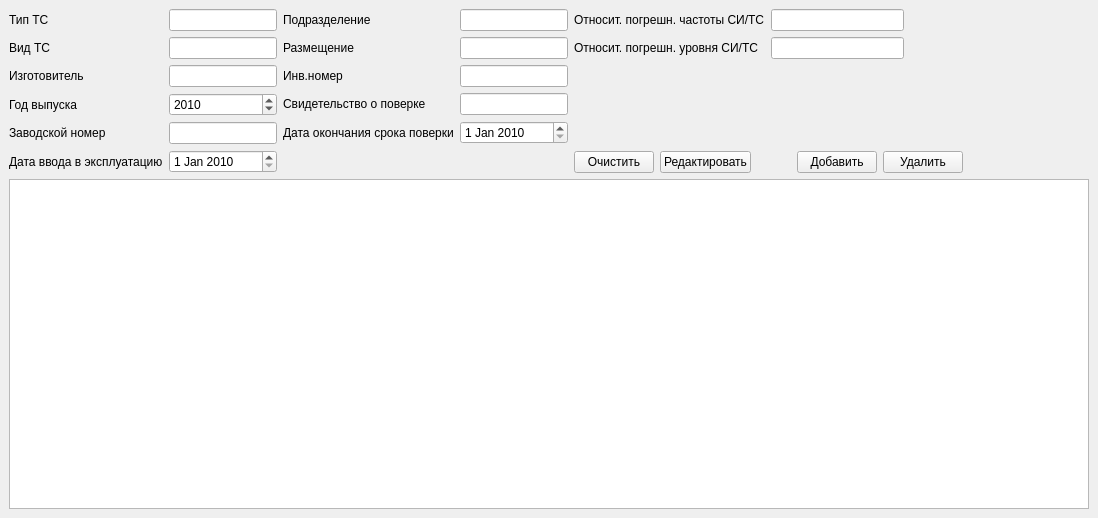
<?xml version="1.0" encoding="UTF-8"?>
<ui version="4.0">
 <class>Equip</class>
 <widget class="QMainWindow" name="Equip">
  <property name="geometry">
   <rect>
    <x>0</x>
    <y>0</y>
    <width>1098</width>
    <height>518</height>
   </rect>
  </property>
  <property name="windowTitle">
   <string>Реестр РКО</string>
  </property>
  <property name="windowIcon">
   <iconset resource="resources.qrc">
    <normaloff>:/res/img/report.png</normaloff>:/res/img/report.png</iconset>
  </property>
  <widget class="QWidget" name="centralwidget">
   <layout class="QVBoxLayout" name="verticalLayout_3">
    <item>
     <layout class="QHBoxLayout" name="horizontalLayout_3">
      <item>
       <layout class="QHBoxLayout" name="horizontalLayout_2">
        <item>
         <layout class="QFormLayout" name="formLayout">
          <property name="sizeConstraint">
           <enum>QLayout::SetDefaultConstraint</enum>
          </property>
          <property name="fieldGrowthPolicy">
           <enum>QFormLayout::AllNonFixedFieldsGrow</enum>
          </property>
          <property name="rowWrapPolicy">
           <enum>QFormLayout::DontWrapRows</enum>
          </property>
          <property name="horizontalSpacing">
           <number>6</number>
          </property>
          <property name="verticalSpacing">
           <number>6</number>
          </property>
          <property name="rightMargin">
           <number>0</number>
          </property>
          <property name="bottomMargin">
           <number>0</number>
          </property>
          <item row="0" column="0">
           <widget class="QLabel" name="label">
            <property name="text">
             <string>Тип ТС</string>
            </property>
           </widget>
          </item>
          <item row="0" column="1">
           <widget class="QLineEdit" name="lineEdit">
            <property name="maximumSize">
             <size>
              <width>133</width>
              <height>16777215</height>
             </size>
            </property>
           </widget>
          </item>
          <item row="1" column="0">
           <widget class="QLabel" name="label_2">
            <property name="text">
             <string>Вид ТС</string>
            </property>
           </widget>
          </item>
          <item row="1" column="1">
           <widget class="QLineEdit" name="lineEdit_2">
            <property name="maximumSize">
             <size>
              <width>133</width>
              <height>16777215</height>
             </size>
            </property>
            <property name="text">
             <string/>
            </property>
           </widget>
          </item>
          <item row="2" column="0">
           <widget class="QLabel" name="label_3">
            <property name="text">
             <string>Изготовитель</string>
            </property>
           </widget>
          </item>
          <item row="2" column="1">
           <widget class="QLineEdit" name="lineEdit_3">
            <property name="maximumSize">
             <size>
              <width>133</width>
              <height>16777215</height>
             </size>
            </property>
            <property name="text">
             <string/>
            </property>
           </widget>
          </item>
          <item row="3" column="0">
           <widget class="QLabel" name="label_4">
            <property name="text">
             <string>Год выпуска</string>
            </property>
           </widget>
          </item>
          <item row="3" column="1">
           <widget class="QDateEdit" name="dateEdit">
            <property name="maximumSize">
             <size>
              <width>133</width>
              <height>16777215</height>
             </size>
            </property>
            <property name="dateTime">
             <datetime>
              <hour>0</hour>
              <minute>0</minute>
              <second>0</second>
              <year>2010</year>
              <month>1</month>
              <day>1</day>
             </datetime>
            </property>
            <property name="displayFormat">
             <string>yyyy</string>
            </property>
            <property name="calendarPopup">
             <bool>false</bool>
            </property>
            <property name="currentSectionIndex">
             <number>0</number>
            </property>
           </widget>
          </item>
          <item row="4" column="0">
           <widget class="QLabel" name="label_5">
            <property name="text">
             <string>Заводской номер</string>
            </property>
           </widget>
          </item>
          <item row="4" column="1">
           <widget class="QLineEdit" name="lineEdit_4">
            <property name="maximumSize">
             <size>
              <width>133</width>
              <height>16777215</height>
             </size>
            </property>
            <property name="text">
             <string/>
            </property>
           </widget>
          </item>
          <item row="5" column="0">
           <widget class="QLabel" name="label_6">
            <property name="text">
             <string>Дата ввода в эксплуатацию</string>
            </property>
           </widget>
          </item>
          <item row="5" column="1">
           <widget class="QDateEdit" name="dateEdit_2">
            <property name="maximumSize">
             <size>
              <width>133</width>
              <height>16777215</height>
             </size>
            </property>
            <property name="dateTime">
             <datetime>
              <hour>0</hour>
              <minute>0</minute>
              <second>0</second>
              <year>2010</year>
              <month>1</month>
              <day>1</day>
             </datetime>
            </property>
           </widget>
          </item>
         </layout>
        </item>
        <item>
         <layout class="QFormLayout" name="formLayout_4">
          <item row="0" column="0">
           <widget class="QLabel" name="label_9">
            <property name="text">
             <string>Подразделение</string>
            </property>
           </widget>
          </item>
          <item row="1" column="0">
           <widget class="QLabel" name="label_8">
            <property name="text">
             <string>Размещение</string>
            </property>
           </widget>
          </item>
          <item row="2" column="0">
           <widget class="QLabel" name="label_7">
            <property name="text">
             <string>Инв.номер</string>
            </property>
           </widget>
          </item>
          <item row="3" column="0">
           <widget class="QLabel" name="label_10">
            <property name="text">
             <string>Свидетельство о поверке</string>
            </property>
           </widget>
          </item>
          <item row="4" column="0">
           <widget class="QLabel" name="label_11">
            <property name="text">
             <string>Дата окончания срока поверки</string>
            </property>
           </widget>
          </item>
          <item row="0" column="1">
           <widget class="QLineEdit" name="lineEdit_5">
            <property name="maximumSize">
             <size>
              <width>133</width>
              <height>16777215</height>
             </size>
            </property>
            <property name="text">
             <string/>
            </property>
           </widget>
          </item>
          <item row="1" column="1">
           <widget class="QLineEdit" name="lineEdit_6">
            <property name="maximumSize">
             <size>
              <width>133</width>
              <height>16777215</height>
             </size>
            </property>
            <property name="text">
             <string/>
            </property>
           </widget>
          </item>
          <item row="2" column="1">
           <widget class="QLineEdit" name="lineEdit_7">
            <property name="maximumSize">
             <size>
              <width>133</width>
              <height>16777215</height>
             </size>
            </property>
            <property name="text">
             <string/>
            </property>
           </widget>
          </item>
          <item row="3" column="1">
           <widget class="QLineEdit" name="lineEdit_8">
            <property name="maximumSize">
             <size>
              <width>133</width>
              <height>16777215</height>
             </size>
            </property>
            <property name="text">
             <string/>
            </property>
           </widget>
          </item>
          <item row="4" column="1">
           <widget class="QDateEdit" name="dateEdit_3">
            <property name="maximumSize">
             <size>
              <width>133</width>
              <height>16777215</height>
             </size>
            </property>
            <property name="dateTime">
             <datetime>
              <hour>0</hour>
              <minute>0</minute>
              <second>0</second>
              <year>2010</year>
              <month>1</month>
              <day>1</day>
             </datetime>
            </property>
           </widget>
          </item>
         </layout>
        </item>
        <item>
         <layout class="QVBoxLayout" name="verticalLayout_2">
          <item>
           <layout class="QFormLayout" name="formLayout_3">
            <item row="0" column="1">
             <widget class="QLineEdit" name="lineEdit_9">
              <property name="maximumSize">
               <size>
                <width>133</width>
                <height>16777215</height>
               </size>
              </property>
              <property name="text">
               <string/>
              </property>
             </widget>
            </item>
            <item row="0" column="0">
             <widget class="QLabel" name="label_12">
              <property name="text">
               <string>Относит. погрешн. частоты СИ/ТС</string>
              </property>
             </widget>
            </item>
            <item row="1" column="1">
             <widget class="QLineEdit" name="lineEdit_10">
              <property name="maximumSize">
               <size>
                <width>133</width>
                <height>16777215</height>
               </size>
              </property>
             </widget>
            </item>
            <item row="1" column="0">
             <widget class="QLabel" name="label_13">
              <property name="text">
               <string>Относит. погрешн. уровня СИ/ТС</string>
              </property>
             </widget>
            </item>
           </layout>
          </item>
          <item>
           <layout class="QHBoxLayout" name="horizontalLayout">
            <property name="topMargin">
             <number>75</number>
            </property>
            <property name="bottomMargin">
             <number>0</number>
            </property>
            <item>
             <widget class="QPushButton" name="pushButton_4">
              <property name="text">
               <string>Очистить</string>
              </property>
             </widget>
            </item>
            <item>
             <widget class="QPushButton" name="pushButton_3">
              <property name="text">
               <string>Редактировать</string>
              </property>
             </widget>
            </item>
            <item>
             <spacer name="horizontalSpacer">
              <property name="orientation">
               <enum>Qt::Horizontal</enum>
              </property>
              <property name="sizeHint" stdset="0">
               <size>
                <width>40</width>
                <height>20</height>
               </size>
              </property>
             </spacer>
            </item>
            <item>
             <widget class="QPushButton" name="pushButton">
              <property name="text">
               <string>Добавить</string>
              </property>
             </widget>
            </item>
            <item>
             <widget class="QPushButton" name="pushButton_2">
              <property name="text">
               <string>Удалить</string>
              </property>
             </widget>
            </item>
           </layout>
          </item>
         </layout>
        </item>
        <item>
         <layout class="QVBoxLayout" name="verticalLayout"/>
        </item>
       </layout>
      </item>
      <item>
       <spacer name="horizontalSpacer_2">
        <property name="orientation">
         <enum>Qt::Horizontal</enum>
        </property>
        <property name="sizeHint" stdset="0">
         <size>
          <width>40</width>
          <height>20</height>
         </size>
        </property>
       </spacer>
      </item>
     </layout>
    </item>
    <item>
     <widget class="QTableView" name="tableView">
      <property name="showGrid">
       <bool>true</bool>
      </property>
      <property name="gridStyle">
       <enum>Qt::SolidLine</enum>
      </property>
      <attribute name="horizontalHeaderCascadingSectionResizes">
       <bool>false</bool>
      </attribute>
      <attribute name="horizontalHeaderDefaultSectionSize">
       <number>210</number>
      </attribute>
     </widget>
    </item>
   </layout>
   <zorder>tableView</zorder>
   <zorder></zorder>
  </widget>
  <widget class="QMenuBar" name="menubar">
   <property name="geometry">
    <rect>
     <x>0</x>
     <y>0</y>
     <width>1098</width>
     <height>21</height>
    </rect>
   </property>
  </widget>
 </widget>
 <resources>
  <include location="resources.qrc"/>
 </resources>
 <connections/>
</ui>
